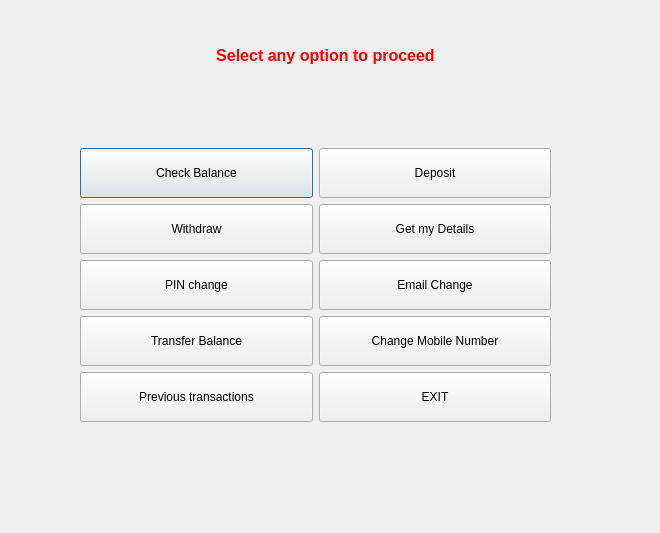
<?xml version="1.0" encoding="UTF-8"?>
<ui version="4.0">
 <class>Dialog</class>
 <widget class="QDialog" name="Dialog">
  <property name="geometry">
   <rect>
    <x>0</x>
    <y>0</y>
    <width>660</width>
    <height>533</height>
   </rect>
  </property>
  <property name="windowTitle">
   <string>Dialog</string>
  </property>
  <widget class="QLabel" name="label">
   <property name="geometry">
    <rect>
     <x>190</x>
     <y>20</y>
     <width>271</width>
     <height>71</height>
    </rect>
   </property>
   <property name="text">
    <string>&lt;html&gt;&lt;head/&gt;&lt;body&gt;&lt;p align=&quot;center&quot;&gt;&lt;span style=&quot; font-size:12pt; font-weight:600; color:#ff0000;&quot;&gt;Select any option to proceed&lt;/span&gt;&lt;/p&gt;&lt;/body&gt;&lt;/html&gt;</string>
   </property>
  </widget>
  <widget class="QWidget" name="">
   <property name="geometry">
    <rect>
     <x>80</x>
     <y>120</y>
     <width>471</width>
     <height>331</height>
    </rect>
   </property>
   <layout class="QVBoxLayout" name="verticalLayout_2">
    <item>
     <layout class="QVBoxLayout" name="verticalLayout">
      <item>
       <layout class="QHBoxLayout" name="horizontalLayout">
        <item>
         <widget class="QPushButton" name="pushButton">
          <property name="minimumSize">
           <size>
            <width>0</width>
            <height>50</height>
           </size>
          </property>
          <property name="text">
           <string>Check Balance</string>
          </property>
         </widget>
        </item>
        <item>
         <widget class="QPushButton" name="pushButton_2">
          <property name="minimumSize">
           <size>
            <width>0</width>
            <height>50</height>
           </size>
          </property>
          <property name="text">
           <string>Deposit</string>
          </property>
         </widget>
        </item>
       </layout>
      </item>
      <item>
       <layout class="QHBoxLayout" name="horizontalLayout_2">
        <item>
         <widget class="QPushButton" name="pushButton_withdraw">
          <property name="minimumSize">
           <size>
            <width>0</width>
            <height>50</height>
           </size>
          </property>
          <property name="text">
           <string>Withdraw</string>
          </property>
         </widget>
        </item>
        <item>
         <widget class="QPushButton" name="pushButton_details">
          <property name="minimumSize">
           <size>
            <width>0</width>
            <height>50</height>
           </size>
          </property>
          <property name="text">
           <string>Get my Details</string>
          </property>
         </widget>
        </item>
       </layout>
      </item>
      <item>
       <layout class="QHBoxLayout" name="horizontalLayout_3">
        <item>
         <widget class="QPushButton" name="pushButton_pin_change">
          <property name="minimumSize">
           <size>
            <width>0</width>
            <height>50</height>
           </size>
          </property>
          <property name="text">
           <string>PIN change</string>
          </property>
         </widget>
        </item>
        <item>
         <widget class="QPushButton" name="pushButton_email_change">
          <property name="minimumSize">
           <size>
            <width>0</width>
            <height>50</height>
           </size>
          </property>
          <property name="text">
           <string>Email Change</string>
          </property>
         </widget>
        </item>
       </layout>
      </item>
      <item>
       <layout class="QHBoxLayout" name="horizontalLayout_5">
        <item>
         <widget class="QPushButton" name="pushButton_transfer">
          <property name="minimumSize">
           <size>
            <width>0</width>
            <height>50</height>
           </size>
          </property>
          <property name="text">
           <string>Transfer Balance</string>
          </property>
         </widget>
        </item>
        <item>
         <widget class="QPushButton" name="pushButton_mobile_change">
          <property name="minimumSize">
           <size>
            <width>0</width>
            <height>50</height>
           </size>
          </property>
          <property name="text">
           <string>Change Mobile Number</string>
          </property>
         </widget>
        </item>
       </layout>
      </item>
      <item>
       <layout class="QHBoxLayout" name="horizontalLayout_4">
        <item>
         <widget class="QPushButton" name="pushButton_pre">
          <property name="minimumSize">
           <size>
            <width>0</width>
            <height>50</height>
           </size>
          </property>
          <property name="text">
           <string>Previous transactions</string>
          </property>
         </widget>
        </item>
        <item>
         <widget class="QPushButton" name="pushButton_exit">
          <property name="minimumSize">
           <size>
            <width>0</width>
            <height>50</height>
           </size>
          </property>
          <property name="text">
           <string>EXIT</string>
          </property>
         </widget>
        </item>
       </layout>
      </item>
     </layout>
    </item>
   </layout>
  </widget>
 </widget>
 <tabstops>
  <tabstop>pushButton_2</tabstop>
  <tabstop>pushButton_withdraw</tabstop>
  <tabstop>pushButton_pre</tabstop>
  <tabstop>pushButton_details</tabstop>
  <tabstop>pushButton_pin_change</tabstop>
  <tabstop>pushButton</tabstop>
  <tabstop>pushButton_email_change</tabstop>
  <tabstop>pushButton_exit</tabstop>
 </tabstops>
 <resources/>
 <connections/>
</ui>
